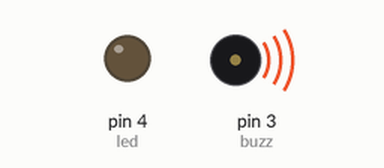
Recording of a sketch running on a simulated Arduino Uno, built with avr-gcc and run on an emulated ATmega328P. Shown: output pins drawn as LEDs (lit = HIGH), buzzer (waves = sounding). Pins used as bus, display or sensor lines are not drawn.

Above: at 0.32 s.
At 38.99 s:
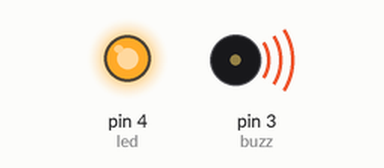
Timing chart, 0 to 40.0 s (numbered marks = the images above):
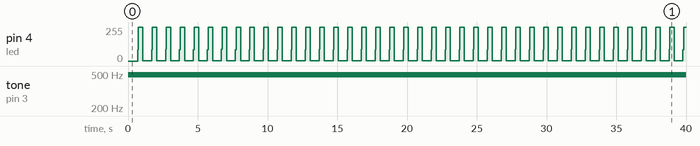

Measured:
- by itself, pin 4 (led): moves between 1/255 and 255/255, repeating every 18.0 s
- by itself, tone on pin 3 (buzz): silent → 490 Hz at 0.00 s

The sketch:

led_buzz.ino.ino
```cpp
int buzz=3;
int led=4;
int freq=255;

void setup() {
  pinMode(buzz,OUTPUT);
  pinMode(led,OUTPUT);
  // put your setup code here, to run once:
}

void loop() {
  analogWrite(buzz,freq);
  digitalWrite(led,HIGH);
  freq-=100;
  if(freq<=0){
    freq+=50;
    digitalWrite(led,LOW);
  }
  delay(1);

  // put your main code here, to run repeatedly:

}
```
